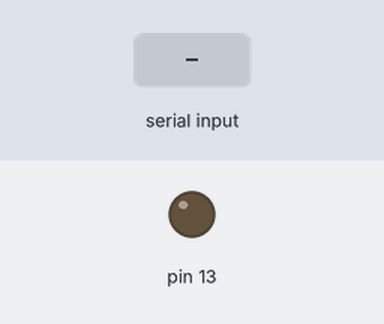
Bench run of a sketch on a simulated Arduino Uno, built with avr-gcc and run on an emulated ATmega328P. Parts: output pins drawn as LEDs (lit = HIGH). Dashed ring = blinking. Inputs (shaded band) come from the test bench.

Above: at 1.2 s.
1.3 s: "90,45\n" received over Serial
At 2.1 s:
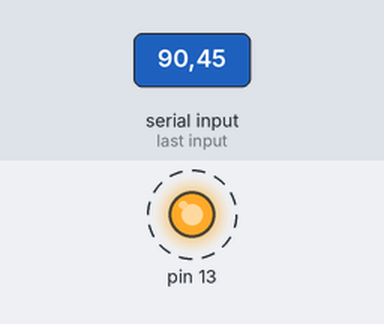
Timing chart, 0 to 10.3 s (numbered marks = the images above; inputs shaded):
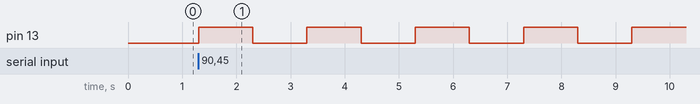

The sketch:

ledntimes.ino
```cpp
void setup() {
  // put your setup code here, to run once:
  Serial.begin(9600);
   pinMode(13,OUTPUT);
}
int a;
void loop() {
  a=Serial.parseInt();
  for(int i=0;i<a;i++){
  digitalWrite(13, HIGH);
  delay(1000);
  digitalWrite(13, LOW);
  delay(1000);
  }

}
```

Measured:
- after the input at 1.3 s, pin 13: alternates HIGH for 1.0 s and LOW for 1.0 s, starting at once
